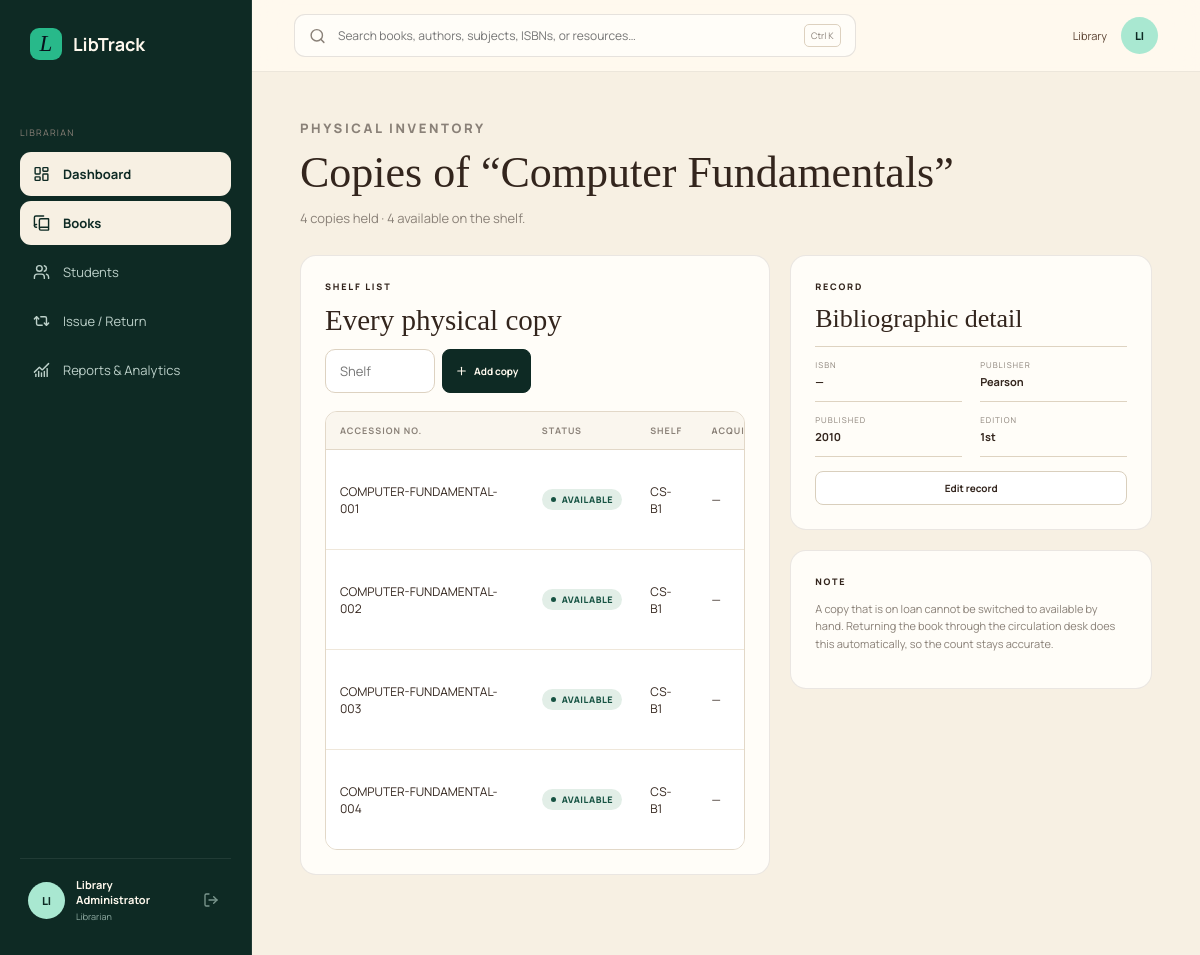
Page /librarian/books/19/copies/ (signed in) on the committed database.
### core/models.py (models this page shows, shortened)
class TimestampedModel(models.Model):
    created_at = models.DateTimeField(auto_now_add=True)
    updated_at = models.DateTimeField(auto_now=True)
    class Meta:
        abstract = True

class Book(TimestampedModel):
    title = models.CharField(max_length=240, db_index=True)
    slug = models.SlugField(max_length=260, unique=True, blank=True)
    subtitle = models.CharField(max_length=240, blank=True)
    isbn = models.CharField(max_length=20, unique=True, null=True, blank=True)
    authors = models.ManyToManyField(Author, related_name="books", blank=True)
    categories = models.ManyToManyField(Category, related_name="books", blank=True)
    subject = models.ForeignKey(
        Subject, null=True, blank=True, on_delete=models.SET_NULL, related_name="books")
    publisher = models.CharField(max_length=160, blank=True)
    publication_year = models.PositiveSmallIntegerField(null=True, blank=True)
    edition = models.CharField(max_length=40, blank=True)
    language = models.CharField(max_length=40, default="English")
    page_count = models.PositiveIntegerField(null=True, blank=True)
    description = models.TextField(blank=True)
    cover = models.ImageField(upload_to="covers/", blank=True, null=True)
    cover_family = models.CharField(max_length=40, blank=True, db_index=True)
    featured = models.BooleanField(default=False, db_index=True)
    is_active = models.BooleanField(default=True, db_index=True)
    objects = BookQuerySet.as_manager()
    class Meta:
        ordering = ["title"]
        indexes = [
            models.Index(fields=["is_active", "title"], name="book_active_title_idx"),
            models.Index(fields=["is_active", "featured"], name="book_active_featured_idx"),
            models.Index(fields=["subject", "publication_year"], name="book_subject_year_idx"),
        ]
    @property
    def total_copies(self):
        cached = getattr(self, "_prefetched_objects_cache", None)
        if cached and "copies" in cached:
            return len(cached["copies"])
        return self.copies.count()
    @property
    def available_copies(self):
        cached = getattr(self, "_prefetched_objects_cache", None)
        if cached and "copies" in cached:
            return sum(1 for copy in cached["copies"]
                       if copy.status == BookCopy.Status.AVAILABLE)
        return self.copies.filter(status=BookCopy.Status.AVAILABLE).count()

class BookCopy(TimestampedModel):
    class Status(models.TextChoices):
        AVAILABLE = "available", "Available"
        ON_LOAN = "on_loan", "On loan"
        RESERVED = "reserved", "Reserved"
        REPAIR = "repair", "In repair"
        LOST = "lost", "Lost"
    book = models.ForeignKey(Book, on_delete=models.PROTECT, related_name="copies")
    accession_number = models.CharField(max_length=40, unique=True)
    status = models.CharField(
        max_length=12, choices=Status.choices, default=Status.AVAILABLE, db_index=True)
    shelf_location = models.CharField(max_length=80, blank=True)
    acquired_on = models.DateField(null=True, blank=True)
    notes = models.TextField(blank=True)
    class Meta:
        ordering = ["accession_number"]
        indexes = [
            models.Index(fields=["book", "status"], name="copy_book_status_idx"),
        ]

### core/views.py (the view, shortened to what this page needs)
# urls.py: path("librarian/books/<int:pk>/copies/", views.librarian_copies, name="librarian_copies"),
@_librarian_required
def librarian_copies(request, pk):
    book = get_object_or_404(Book.objects.with_availability(), pk=pk)
    copies = book.copies.select_related("book").order_by("accession_number")
    return render(request, "librarian/copies.html", {
        "book": book, "copies": copies,
        "copy_form": BookCopyForm(instance=book.copies.first()),
        "section": "librarian",
    })

### core/forms.py (shortened to what this page needs)
class BookCopyForm(forms.ModelForm):
    class Meta:
        model = BookCopy
        fields = ("accession_number", "status", "shelf_location", "acquired_on", "notes")
        widgets = {
            "status": forms.Select(attrs={"class": "field-input"}),
            "acquired_on": forms.DateInput(attrs={"type": "date", "class": "field-input"}),
            "notes": forms.Textarea(attrs={"rows": 2, "class": "field-input"}),
            "accession_number": forms.TextInput(attrs={"class": "field-input"}),
            "shelf_location": forms.TextInput(attrs={"class": "field-input"}),
        }

### core/context_processors.py (called while the page is built)
def library_rules(request):
    return {"LIBRARY_RULES": django_settings.LIBRARY_RULES}

### core/models.py (called while the page is built)
    def with_availability(self):
        return self.prefetch_related("copies")

### core/views.py (called while the page is built)
def _librarian_required(view):
    return user_passes_test(
        lambda u: u.is_authenticated and u.is_staff, login_url="core:portal_select")(view)

### templates/librarian/copies.html (shortened to what this page needs)
{% extends "base.html" %}
{% block content %}
<div class="app-shell">
  {% include "partials/sidebar.html" %}
  <main class="app-main">
    {% include "partials/topbar.html" %}
    <section class="content-pad">
      <div class="page-intro">
        <p class="app-eyebrow">PHYSICAL INVENTORY</p>
        <h1>Copies of “{{ book.title }}”</h1>
        <p>{{ book.total_copies }} copies held · {{ book.available_copies }} available on the shelf.</p>
      </div>
      <div class="panel-grid">
        <section class="panel">
          <div class="panel-head">
            <div><p class="app-eyebrow">SHELF LIST</p><h2>Every physical copy</h2></div>
            <form method="post" class="desk-actions">{% csrf_token %}
              <input class="field-input" id="shelf" name="shelf_location" placeholder="Shelf" style="width:110px">
              <button class="btn-inline is-primary" type="submit"><i data-lucide="plus"></i>Add copy</button>
            </form>
          </div>
          <div class="table-wrap">
            <table class="data-table">
              <thead><tr><th>Accession no.</th><th>Status</th><th>Shelf</th><th>Acquired</th><th></th></tr></thead>
              <tbody>
                {% for copy in copies %}
                  <tr>
                    <td>{{ copy.accession_number }}</td>
                    <td><span class="badge {% if copy.status == 'available' %}badge-available{% elif copy.status == 'on_loan' %}badge-issued{% else %}badge-neutral{% endif %}"><i></i>{{ copy.get_status_display }}</span></td>
                    <td>{{ copy.shelf_location|default:"—" }}</td>
                    <td>{{ copy.acquired_on|date:"d M Y"|default:"—" }}</td>
                  </tr>
                {% empty %}
                  <tr><td colspan="5" class="inline-note">No physical copies recorded for this title yet.</td></tr>
                {% endfor %}
              </tbody>
            </table>
          </div>
        </section>
        <aside class="stack">
          <section class="panel">
            <p class="app-eyebrow">RECORD</p>
            <h2 style="font:26px/1.05 var(--serif);margin:6px 0 14px">Bibliographic detail</h2>
            <dl class="detail-list">
              <div><dt>ISBN</dt><dd>{{ book.isbn|default:"—" }}</dd></div>
              <div><dt>Publisher</dt><dd>{{ book.publisher|default:"—" }}</dd></div>
              <div><dt>Published</dt><dd>{{ book.publication_year|default:"—" }}</dd></div>
              <div><dt>Edition</dt><dd>{{ book.edition|default:"—" }}</dd></div>
            </dl>
            <a class="btn-inline" href="{% url 'core:librarian_book_edit' book.pk %}" style="margin-top:14px;width:100%;justify-content:center">Edit record</a>
          </section>
          <section class="panel">
            <p class="app-eyebrow">NOTE</p>
            <p class="inline-note">A copy that is on loan cannot be switched to available by hand. Returning the book through the circulation desk does this automatically, so the count stays accurate.</p>
          </section>
        </aside>
      </div>
    </section>
  </main>
</div>
{% endblock %}

### templates/partials/sidebar.html (shortened to what this page needs)
<aside class="app-sidebar" id="app-sidebar">
  <a class="brand sidebar-brand" href="{% url 'core:home' %}"><span class="brand-mark">L</span><span>LibTrack</span></a>
  <nav class="side-nav" aria-label="Product navigation">
    {% if request.user.is_staff %}
      <p class="nav-label">Librarian</p>
      <a class="{% if section == 'librarian' %}active{% endif %}" href="{% url 'core:librarian' %}"><i data-lucide="layout-dashboard"></i>Dashboard</a>
      <a class="{% if request.resolver_match.url_name == 'librarian_books' or request.resolver_match.url_name == 'librarian_book_edit' or request.resolver_match.url_name == 'librarian_copies' %}active{% endif %}" href="{% url 'core:librarian_books' %}"><i data-lucide="book-copy"></i>Books</a>
      <a class="" href="{% url 'core:librarian_students' %}"><i data-lucide="users"></i>Students</a>
      <a class="{% if request.resolver_match.url_name == 'librarian_circulation' %}active{% endif %}" href="{% url 'core:librarian_circulation' %}"><i data-lucide="repeat-2"></i>Issue / Return</a>
      <a class="{% if request.resolver_match.url_name == 'librarian_reports' %}active{% endif %}" href="{% url 'core:librarian_reports' %}"><i data-lucide="chart-no-axes-combined"></i>Reports &amp; Analytics</a>
    {% endif %}
  </nav>
  <div class="sidebar-user">
    <span class="avatar">{% if request.user.is_authenticated %}{{ request.user.first_name|default:request.user.username|slice:":2"|upper }}{% else %}LT{% endif %}</span>
    <div>
      <strong>{% if request.user.is_authenticated %}{{ request.user.get_full_name|default:request.user.username }}{% else %}Guest reader{% endif %}</strong>
      <small>{% if request.user.is_staff %}Librarian{% elif request.user.student_profile %}{{ request.user.student_profile.department|default:"Student" }}{% else %}Browse the collection{% endif %}</small>
    </div>
    {% if request.user.is_authenticated %}
      <form method="post" action="{% url 'core:logout' %}">{% csrf_token %}<button type="submit" aria-label="Sign out" title="Sign out" class="sidebar-icon-button"><i data-lucide="log-out"></i></button></form>
    {% else %}
      <a href="{% url 'core:portal_select' %}" aria-label="Sign in"><i data-lucide="log-in"></i></a>
    {% endif %}
  </div>
</aside>

### templates/partials/topbar.html (shortened to what this page needs)
<header class="app-topbar">
  <form class="top-search" action="{% url 'core:discover' %}" method="get" role="search"><i data-lucide="search"></i><label class="visually-hidden" for="topbar-search">Search the catalogue</label><input id="topbar-search" name="q" value="{{ request.GET.q|default:'' }}" aria-label="Global search" placeholder="Search books, authors, subjects, ISBNs, or resources…"><kbd>Ctrl K</kbd></form>
  <div class="top-actions">
    {% if request.user.is_authenticated %}
      <span class="topbar-name">{{ request.user.first_name|default:request.user.username }}</span>
      <a class="mini-avatar" href="{% if request.user.is_staff %}{% url 'core:librarian' %}{% else %}{% url 'core:student' %}{% endif %}" aria-label="Go to my dashboard">{{ request.user.first_name|default:request.user.username|slice:":2"|upper }}</a>
    {% else %}
      <a href="{% url 'core:portal_select' %}">Sign in</a>
    {% endif %}
  </div>
</header>

### static/css/app.css (style rules this page uses)
:root { --ink:#08121d;--ink-2:#0b1622;--forest:#0e2a24;--forest-2:#15382f;--emerald:#28b98a;--emerald-soft:#a9e8d1;--cream:#fff9ee;--cream-2:#f7f0e3;--paper:#fffdf8;--brown:#33251d;--brown-2:#5b4332;--muted:#8a8178;--line:rgba(255,255,255,.09);--serif:"Instrument Serif",Georgia,serif;--sans:"Manrope",system-ui,sans-serif }
* { box-sizing:border-box }
html { scroll-behavior:smooth }
body { margin:0;background:var(--cream);color:var(--brown);font-family:var(--sans) }
button,input { font:inherit }
.brand { display:flex;align-items:center;gap:11px;color:var(--cream);font-size:18px;font-weight:700;text-decoration:none }
.brand-mark { display:grid;place-items:center;width:32px;height:32px;border-radius:9px;background:var(--emerald);color:var(--ink);font:italic 23px var(--serif) }

### static/css/product.css (style rules this page uses)
.app-shell { min-height:100vh;background:var(--cream-2) }
.app-sidebar { position:fixed;inset:0 auto 0 0;width:252px;padding:28px 20px;background:var(--forest);color:var(--cream);z-index:30;display:flex;flex-direction:column;border-right:1px solid rgba(255,255,255,.08) }
.sidebar-brand { padding:0 10px;margin-bottom:44px }
.side-nav { display:flex;flex-direction:column;gap:5px }
.nav-label { font-size:9px;letter-spacing:.2em;color:#84a49a;text-transform:uppercase;margin:22px 12px 8px }
.side-nav a { height:44px;display:flex;align-items:center;gap:13px;padding:0 13px;border-radius:11px;color:#bcd0c9;text-decoration:none;font-size:13px;transition:.2s }
.side-nav a svg { width:17px }
.side-nav a.active { background:#f7f0e3;color:var(--forest);font-weight:700 }
.sidebar-user { margin-top:auto;padding:18px 8px 4px;border-top:1px solid rgba(255,255,255,.08);display:flex;gap:11px;align-items:center }
.avatar,.mini-avatar { display:grid;place-items:center;width:37px;height:37px;border-radius:50%;background:var(--emerald-soft);color:var(--forest);font-size:11px;font-weight:800 }
.sidebar-user div { display:flex;flex:1;flex-direction:column }
.sidebar-user strong { font-size:11px }
.sidebar-user small { color:#91ada4;font-size:9px;margin-top:3px }
.sidebar-user svg { width:16px;color:#7b978e }
.app-main { margin-left:252px;min-width:0 }
.app-topbar { height:72px;padding:0 42px;background:rgba(255,249,238,.94);backdrop-filter:blur(15px);border-bottom:1px solid rgba(51,37,29,.09);display:flex;align-items:center;gap:20px;position:sticky;top:0;z-index:20 }
.top-search { height:43px;width:min(620px,65%);display:flex;align-items:center;gap:10px;padding:0 14px;background:#fffdf8;border:1px solid rgba(51,37,29,.12);border-radius:11px }
.top-search svg { width:17px;color:#8a8178 }
.top-search input { border:0;background:transparent;outline:none;flex:1;font-size:12px }
.top-search kbd { font:9px var(--sans);border:1px solid #ddd1bf;padding:4px 6px;border-radius:5px;color:#8a8178 }
.top-actions { margin-left:auto;display:flex;align-items:center;gap:14px }
.mini-avatar { text-decoration:none }
.content-pad { padding:46px clamp(28px,4vw,62px) 80px;max-width:1500px;margin:auto }
.app-eyebrow { margin:0 0 12px;color:var(--success);font-size:9px;font-weight:800;letter-spacing:.2em;text-transform:uppercase }

### rows in the picture
Book: title "Computer Fundamentals", total_copies "4", isbn "—", publisher "Pearson", publication_year "2010", edition "1st"
BookCopy: available_copies "4", accession_number "COMPUTER-FUNDAMENTAL-001", status "AVAILABLE", shelf_location "CS-B1", acquired_on "—"
BookCopy: accession_number "COMPUTER-FUNDAMENTAL-002", status "AVAILABLE", shelf_location "CS-B1", acquired_on "—"
BookCopy: accession_number "COMPUTER-FUNDAMENTAL-003", status "AVAILABLE", shelf_location "CS-B1", acquired_on "—"
BookCopy: accession_number "COMPUTER-FUNDAMENTAL-004", status "AVAILABLE", shelf_location "CS-B1", acquired_on "—"

### other values in the picture
{{ request.user.first_name|default:request.user.username|slice:":2"|upper }} "LI"
{{ request.user.get_full_name|default:request.user.username }} "Library Administrator"
{{ request.user.first_name|default:request.user.username }} "Library"
